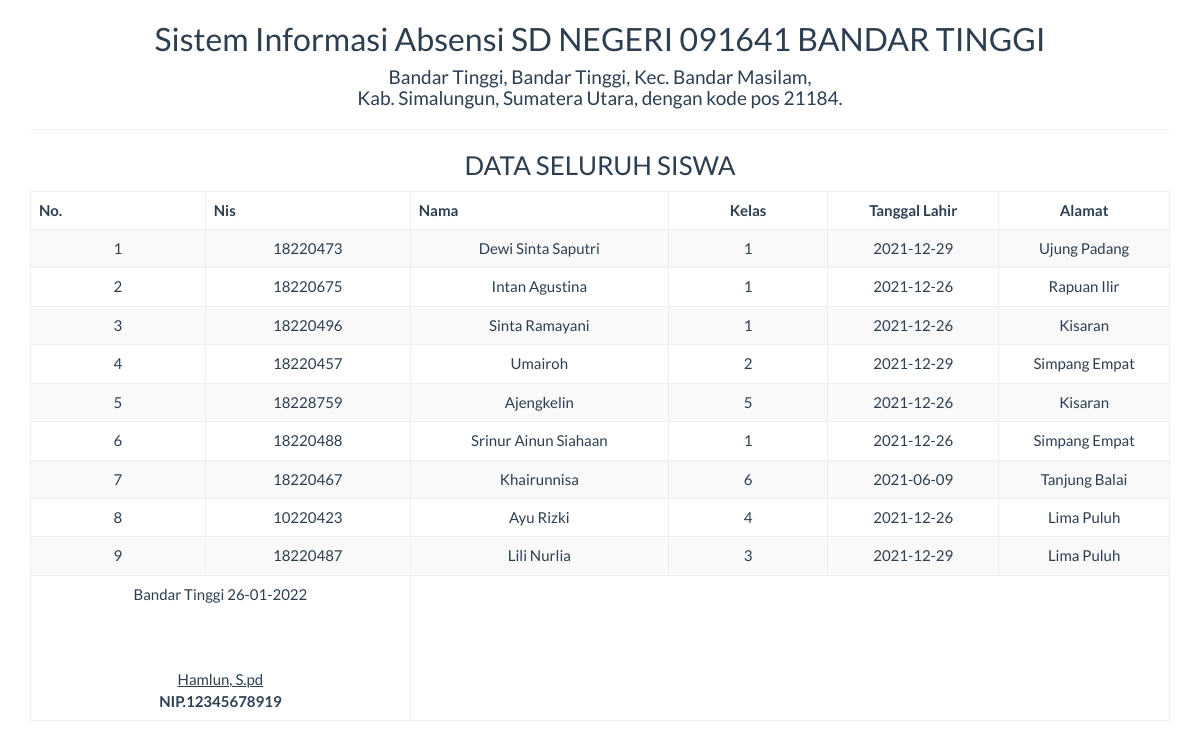
Screenshot of /report/siswa_semua.php with the database file from the repository.
### tables this page shows
CREATE TABLE `tabel_siswa` (
  `nis` int(15) NOT NULL,
  `nama` varchar(50) NOT NULL,
  `kelas` int(5) NOT NULL,
  `tgl_lahir` date NOT NULL,
  `alamat` varchar(50) NOT NULL,
  `id` int(5) NOT NULL
);

### report/siswa_semua.php (the view, shortened to what this page needs)
<!DOCTYPE html>
<html>
    <head>
        <link href="../Assets/css/bootstrap.min.css" rel="stylesheet" type="text/css"/>
    </head>
    <body onload="print()">
        <?php
        include '../config/koneksi.php';
        ?>
        <div class="container">
            <div class='row'>
                <div class="col-sm-12">
                    <div class="text-center">
                        <h2>Sistem Informasi Absensi SD NEGERI 091641 BANDAR TINGGI</h2>
                        <h4>Bandar Tinggi, Bandar Tinggi, Kec. Bandar Masilam, <br> Kab. Simalungun, Sumatera Utara, dengan kode pos 21184.</h4>
                        <hr>
                        <h3>DATA SELURUH SISWA</h3>
                        <table class="table table-bordered table-striped table-hover">
                        <tbody>
                                <thead>
								<tr>
									<th>No.</th><th width="18%">Nis</th><th>Nama</th><th width="14%"><center>Kelas</center></th><th width="15%"><center>Tanggal Lahir</center></th><th width="15%"><center>Alamat</center></th>
								</tr>
								</thead>
							<tbody>
                            <?php
                            $sql = "SELECT * FROM tabel_siswa";
                            $query = mysqli_query($koneksi, $sql) or die("SQL Anda Salah");
                            $nomor = 0;
                            while ($data = mysqli_fetch_array($query)) {
                                $nomor++;
                                ?>
                                <tr>
                                    <td><?= $nomor ?></td>
									<td><?= $data['nis'] ?></td>
                                    <td><?= $data['nama'] ?></td>
                                    <td><?= $data['kelas'] ?></td>
									<td><?= $data['tgl_lahir'] ?></td>
									<td><?= $data['alamat'] ?></td>
                                </tr>
                            <?php } ?>
							</tbody>
                        </tbody>
                            <tfoot>
                                <tr>
                                <td colspan="2" class="text-Right">
                                        Bandar Tinggi  <?= date("d-m-Y") ?>
                                        <br><br><br><br>
                                        <u>Hamlun, S.pd<strong></u><br>
                                        NIP.12345678919
								</td>
								</tr>
							</tfoot>
                       </table>
                    </div>
            </div>
    </body>
</html>

### rows the page displays
tabel_siswa: nis "18220473", nama "Dewi Sinta Saputri", kelas "1", tgl_lahir "2021-12-29", alamat "Ujung Padang"
tabel_siswa: nis "18220675", nama "Intan Agustina", kelas "1", tgl_lahir "2021-12-26", alamat "Rapuan Ilir"
tabel_siswa: nis "18220496", nama "Sinta Ramayani", kelas "1", tgl_lahir "2021-12-26", alamat "Kisaran"
tabel_siswa: nis "18220457", nama "Umairoh", kelas "2", tgl_lahir "2021-12-29", alamat "Simpang Empat"
tabel_siswa: nis "18228759", nama "Ajengkelin", kelas "5", tgl_lahir "2021-12-26", alamat "Kisaran"
tabel_siswa: nis "18220488", nama "Srinur Ainun Siahaan", kelas "1", tgl_lahir "2021-12-26", alamat "Simpang Empat"
tabel_siswa: nis "18220467", nama "Khairunnisa", kelas "6", tgl_lahir "2021-06-09", alamat "Tanjung Balai"
tabel_siswa: nis "10220423", nama "Ayu Rizki", kelas "4", tgl_lahir "2021-12-26", alamat "Lima Puluh"
tabel_siswa: nis "18220487", nama "Lili Nurlia", kelas "3", tgl_lahir "2021-12-29", alamat "Lima Puluh"
